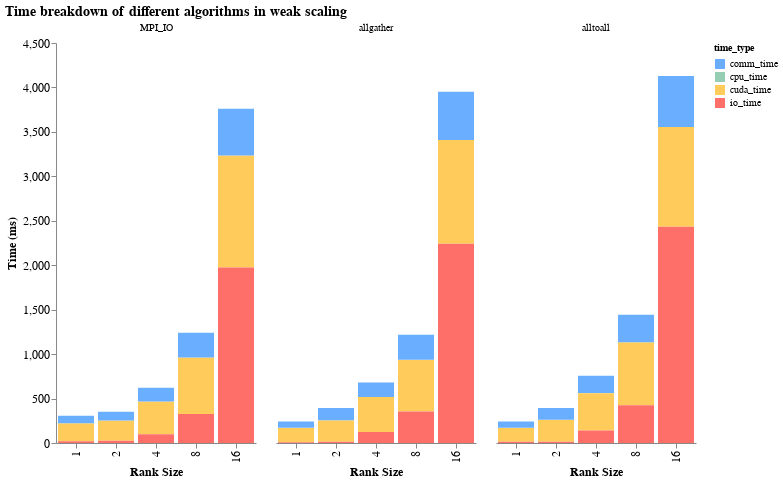

Notebook source saved alongside this figure:
### Code cell
weak_scaling_chart = alt.Chart(all_df).mark_bar().encode(

# tell Altair which field to group columns on
x=alt.X('rank_size:N', title='Rank Size'),

# tell Altair which field to use as Y values and how to calculate
y=alt.Y('sum(time):Q',
    axis=alt.Axis(
        grid=False,
        title='Time (ms)',)),

# tell Altair which field to use to use as the set of columns to be  represented in each group
column=alt.Column('algo:N', title=None),

# tell Altair which field to use for color segmentation 
color=alt.Color('time_type:N',
        scale=alt.Scale(
            # make it look pretty with an enjoyable color pallet
            range=['#69AEFF', '#96ceb4', '#ffcc5c','#ff6f69'],
        ),
    ))\
.configure_view(
    # remove grid lines around column clusters
    strokeOpacity=0    
) .properties(
    title="Time breakdown of different algorithms in weak scaling",
    width=200,   # width of each individual subplot/column
    height=400   # height of each subplot
).configure_view(
    strokeOpacity=0
).configure_title(
    font='Arial',
    fontSize=14,
    anchor='start',
    color='black'
).configure_axis(
    labelFont='Arial',
    labelFontSize=12,
    titleFont='Arial',
    titleFontSize=12
).configure_legend(
    labelFont='Arial',
    labelFontSize=10,
    titleFont='Arial',
    titleFontSize=10
)

weak_scaling_chart

### Figure 1 — Vega-Lite specification as saved in the notebook (floating-point values rounded to 4 significant figures)
{"config": {"view": {"continuousWidth": 300, "continuousHeight": 300, "strokeOpacity": 0}, "axis": {"labelFont": "Arial", "labelFontSize": 12, "titleFont": "Arial", "titleFontSize": 12}, "legend": {"labelFont": "Arial", "labelFontSize": 10, "titleFont": "Arial", "titleFontSize": 10}, "title": {"anchor": "start", "color": "black", "font": "Arial", "fontSize": 14}}, "data": {"name": "data-171418bfd815042d1634a74ab5fe6343"}, "mark": {"type": "bar"}, "encoding": {"color": {"field": "time_type", "scale": {"range": ["#69AEFF", "#96ceb4", "#ffcc5c", "#ff6f69"]}, "type": "nominal"}, "column": {"field": "algo", "title": null, "type": "nominal"}, "x": {"field": "rank_size", "title": "Rank Size", "type": "nominal"}, "y": {"aggregate": "sum", "axis": {"grid": false, "title": "Time (ms)"}, "field": "time", "type": "quantitative"}}, "height": 400, "title": "Time breakdown of different algorithms in weak scaling", "width": 200, "$schema": "https://vega.github.io/schema/vega-lite/v5.20.1.json", "datasets": {"data-171418bfd815042d1634a74ab5fe6343": [{"rank_size": 16, "time_type": "cpu_time", "time": 0.1457, "algo": "alltoall"}, {"rank_size": 8, "time_type": "cpu_time", "time": 0.1488, "algo": "alltoall"}, {"rank_size": 1, "time_type": "cpu_time", "time": 0.1316, "algo": "alltoall"}, {"rank_size": 2, "time_type": "cpu_time", "time": 0.1291, "algo": "alltoall"}, {"rank_size": 4, "time_type": "cpu_time", "time": 0.1371, "algo": "alltoall"}, {"rank_size": 16, "time_type": "cuda_time", "time": 1122.0, "algo": "alltoall"}, {"rank_size": 8, "time_type": "cuda_time", "time": 709.7, "algo": "alltoall"}, {"rank_size": 1, "time_type": "cuda_time", "time": 158.1, "algo": "alltoall"}, {"rank_size": 2, "time_type": "cuda_time", "time": 247.3, "algo": "alltoall"}, {"rank_size": 4, "time_type": "cuda_time", "time": 419.0, "algo": "alltoall"}, {"rank_size": 16, "time_type": "io_time", "time": 2433.0, "algo": "alltoall"}, {"rank_size": 8, "time_type": "io_time", "time": 424.0, "algo": "alltoall"}, {"rank_size": 1, "time_type": "io_time", "time": 12.91, "algo": "alltoall"}, {"rank_size": 2, "time_type": "io_time", "time": 14.08, "algo": "alltoall"}, {"rank_size": 4, "time_type": "io_time", "time": 142.0, "algo": "alltoall"}, {"rank_size": 16, "time_type": "comm_time", "time": 572.9, "algo": "alltoall"}, {"rank_size": 8, "time_type": "comm_time", "time": 309.0, "algo": "alltoall"}, {"rank_size": 1, "time_type": "comm_time", "time": 69.56, "algo": "alltoall"}, {"rank_size": 2, "time_type": "comm_time", "time": 133.2, "algo": "alltoall"}, {"rank_size": 4, "time_type": "comm_time", "time": 196.4, "algo": "alltoall"}, {"rank_size": 1, "time_type": "cpu_time", "time": 0.1332, "algo": "allgather"}, {"rank_size": 2, "time_type": "cpu_time", "time": 0.155, "algo": "allgather"}, {"rank_size": 4, "time_type": "cpu_time", "time": 0.152, "algo": "allgather"}, {"rank_size": 8, "time_type": "cpu_time", "time": 0.1534, "algo": "allgather"}, {"rank_size": 16, "time_type": "cpu_time", "time": 0.1551, "algo": "allgather"}, {"rank_size": 1, "time_type": "cuda_time", "time": 161.4, "algo": "allgather"}, {"rank_size": 2, "time_type": "cuda_time", "time": 242.8, "algo": "allgather"}, {"rank_size": 4, "time_type": "cuda_time", "time": 394.7, "algo": "allgather"}, {"rank_size": 8, "time_type": "cuda_time", "time": 581.9, "algo": "allgather"}, {"rank_size": 16, "time_type": "cuda_time", "time": 1166.0, "algo": "allgather"}, {"rank_size": 1, "time_type": "io_time", "time": 9.819, "algo": "allgather"}, {"rank_size": 2, "time_type": "io_time", "time": 13.72, "algo": "allgather"}, {"rank_size": 4, "time_type": "io_time", "time": 122.5, "algo": "allgather"}, {"rank_size": 8, "time_type": "io_time", "time": 355.3, "algo": "allgather"}, {"rank_size": 16, "time_type": "io_time", "time": 2241.0, "algo": "allgather"}, {"rank_size": 1, "time_type": "comm_time", "time": 70.54, "algo": "allgather"}, {"rank_size": 2, "time_type": "comm_time", "time": 135.9, "algo": "allgather"}, {"rank_size": 4, "time_type": "comm_time", "time": 163.5, "algo": "allgather"}, {"rank_size": 8, "time_type": "comm_time", "time": 279.3, "algo": "allgather"}, {"rank_size": 16, "time_type": "comm_time", "time": 543.3, "algo": "allgather"}, {"rank_size": 1, "time_type": "cpu_time", "time": 0.1491, "algo": "MPI_IO"}, {"rank_size": 2, "time_type": "cpu_time", "time": 0.1585, "algo": "MPI_IO"}, {"rank_size": 4, "time_type": "cpu_time", "time": 0.1773, "algo": "MPI_IO"}, {"rank_size": 8, "time_type": "cpu_time", "time": 0.1378, "algo": "MPI_IO"}, {"rank_size": 16, "time_type": "cpu_time", "time": 0.1412, "algo": "MPI_IO"}, {"rank_size": 1, "time_type": "cuda_time", "time": 201.7, "algo": "MPI_IO"}, {"rank_size": 2, "time_type": "cuda_time", "time": 230.0, "algo": "MPI_IO"}, {"rank_size": 4, "time_type": "cuda_time", "time": 368.5, "algo": "MPI_IO"}, {"rank_size": 8, "time_type": "cuda_time", "time": 636.3, "algo": "MPI_IO"}, {"rank_size": 16, "time_type": "cuda_time", "time": 1260.0, "algo": "MPI_IO"}, {"rank_size": 1, "time_type": "io_time", "time": 20.21, "algo": "MPI_IO"}, {"rank_size": 2, "time_type": "io_time", "time": 24.09, "algo": "MPI_IO"}, {"rank_size": 4, "time_type": "io_time", "time": 98.36, "algo": "MPI_IO"}, {"rank_size": 8, "time_type": "io_time", "time": 325.3, "algo": "MPI_IO"}, {"rank_size": 16, "time_type": "io_time", "time": 1974.0, "algo": "MPI_IO"}, {"rank_size": 1, "time_type": "comm_time", "time": 85.77, "algo": "MPI_IO"}, {"rank_size": 2, "time_type": "comm_time", "time": 98.38, "algo": "MPI_IO"}, {"rank_size": 4, "time_type": "comm_time", "time": 155.7, "algo": "MPI_IO"}, {"rank_size": 8, "time_type": "comm_time", "time": 279.5, "algo": "MPI_IO"}, {"rank_size": 16, "time_type": "comm_time", "time": 525.1, "algo": "MPI_IO"}]}}
